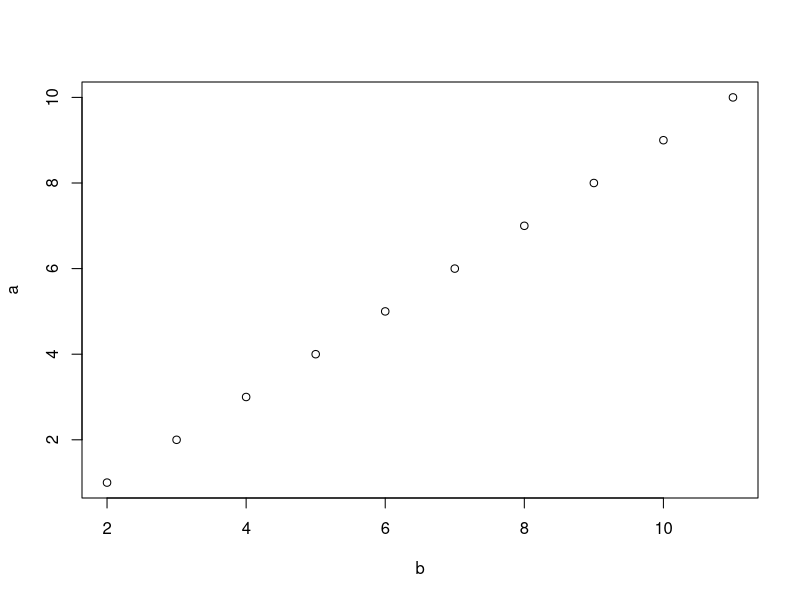

The R script that drew this image:
## ---- chunk 1
1 + 2
a <- 1:10
b <- 2:11
plot(a ~ b)
## ---- chunk 2
?source
#make a comment
